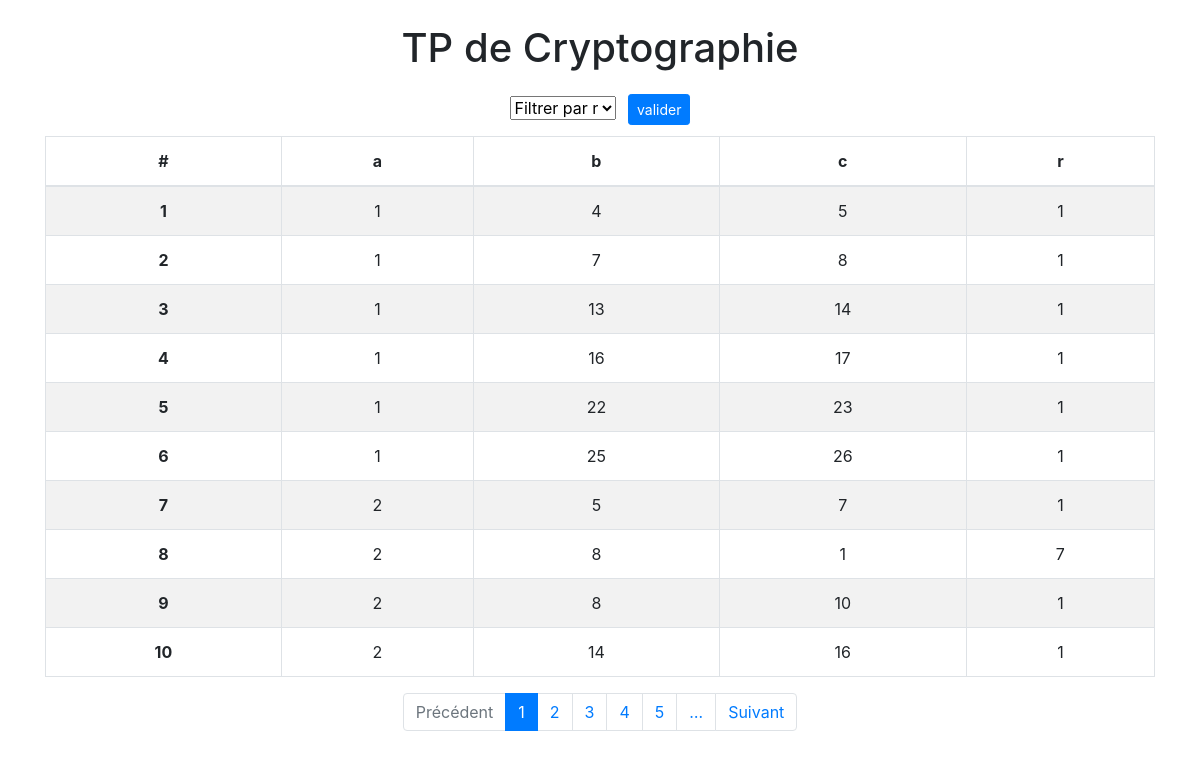
The page / on the database its author committed.
### core/models.py (models this page shows)
class Resultat(models.Model):
    a = models.IntegerField()
    b = models.IntegerField()
    c = models.IntegerField()
    r = models.IntegerField()
    solution = models.BooleanField()

### core/views.py (the view)
# urls.py: path('', views.home, name="home"),
def home(request):
    r = [1,5,7,11,13,17]
    if request.POST.get('selected_r', None) :
        resultats = Resultat.objects.filter(solution=True, r=int(request.POST['selected_r']))
    else:
        resultats = Resultat.objects.filter(solution=True)
    paginator = Paginator(resultats, 10)
    page_number = request.GET.get('page')
    page_obj = paginator.get_page(page_number)
    return render(request, 'index.html', context={"solutions" : page_obj, "restes":r})

### core/templates/index.html (shortened to what this page needs)
<!DOCTYPE html>
<html lang="en">
  <head>
    <link
      rel="stylesheet"
      href="https://stackpath.bootstrapcdn.com/bootstrap/4.4.1/css/bootstrap.min.css"
    />
  </head>
  <body>
    <div class="container text-center">
      <h1 class="mt-4">TP de Cryptographie</h1>
      <form action="." method="post">
          <select
          class="form-select form-select-md my-3"
          id="selected_r"
          aria-label=".form-select-md example"
          name="selected_r"
        >
          <option selected>Filtrer par r</option>
        </select>
        <button type="submit" class="btn btn-sm btn-primary ml-2">valider</button>
      </form>
      <table class="table table-bordered table-hover table-striped">
        <thead>
          <tr>
            <th scope="col">#</th>
            <th scope="col">a</th>
            <th scope="col">b</th>
            <th scope="col">c</th>
            <th scope="col">r</th>
          </tr>
        </thead>
        <tbody>
          {% for solution in solutions %}
          <tr>
            <th scope="row">{{forloop.counter}}</th>
            <td>{{solution.a}}</td>
            <td>{{solution.b}}</td>
            <td>{{solution.c}}</td>
            <td>{{solution.r}}</td>
          </tr>
          {% endfor %}
        </tbody>
      </table>
      <nav aria-label="Page navigation example">
        <ul class="pagination justify-content-center">
          {% if solutions.has_previous %}
          <li class="page-item">
            <a
              class="page-link"
              href="?page={{ solutions.previous_page_number }}"
              >Précédent</a
            >
          </li>
          {% else %}
          <li class="page-item disabled">
            <a class="page-link" href="#" tabindex="-1" aria-disabled="true"
              >Précédent</a
            >
          </li>
          {% endif %}
          {% for i in solutions.paginator.page_range %}
          {% if solutions.number == i %}
          <li class="page-item active" aria-current="page">
            <span class="page-link">
              {{ i }}
            </span>
          </li>
          {% elif i > solutions.number|add:'-5' and i < solutions.number|add:'5'%}
          <li class="page-item">
            <a class="page-link" href="?page={{ i }}">{{ i }}</a>
          </li>
          {% endif %}
          {% endfor %}
          {% if solutions.paginator.num_pages > solutions.number|add:'4' %}
          <li class="page-item">
            <a class="page-link" href="?page={{ solutions.number|add:'5' }}"
              >&hellip;</a
            >
          </li>
          {% endif %}
          {% if solutions.has_next %}
          <li class="page-item">
            <a class="page-link" href="?page={{ solutions.next_page_number }}"
              >Suivant</a
            >
          </li>
          {% else %}
          <li class="page-item disabled">
            <a class="page-link" href="#" tabindex="-1" aria-disabled="true"
              >Suivant</a
            >
          </li>
          {% endif %}
        </ul>
      </nav>
    </div>
  </body>
</html>

### rows shown on the page
Resultat: a "1", b "4", c "5", r "1"
Resultat: a "1", b "7", c "8", r "1"
Resultat: a "1", b "13", c "14", r "1"
Resultat: a "1", b "16", c "17", r "1"
Resultat: a "1", b "22", c "23", r "1"
Resultat: a "1", b "25", c "26", r "1"

### other values the page prints
{{ i }} "1"
{{ i }} "2" "3" "4" "5"
